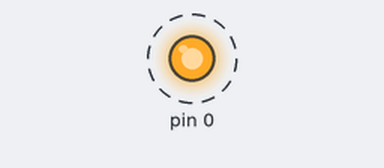
The sketch below on a simulated Arduino Uno, built with avr-gcc and run on an emulated ATmega328P. On the bench: output pins drawn as LEDs (lit = HIGH). Dashed ring = blinking.

Above: at 0.2 s.
Timing chart, 0 to 3.0 s (numbered marks = the images above):
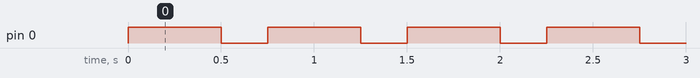

The sketch:

luzesB_1.ino
```cpp
//aprendendo a ligar as portas digitais com numeros binários

void setup() {
  // put your setup code here, to run once:
pinMode(0, OUTPUT);
}

void loop() {
  // put your main code here, to run repeatedly:
PORTD = 1;
delay(500);
PORTD = 0;
delay(250);

}
```

Measured:
- by itself, pin 0: alternates HIGH for 0.50 s and LOW for 0.25 s
